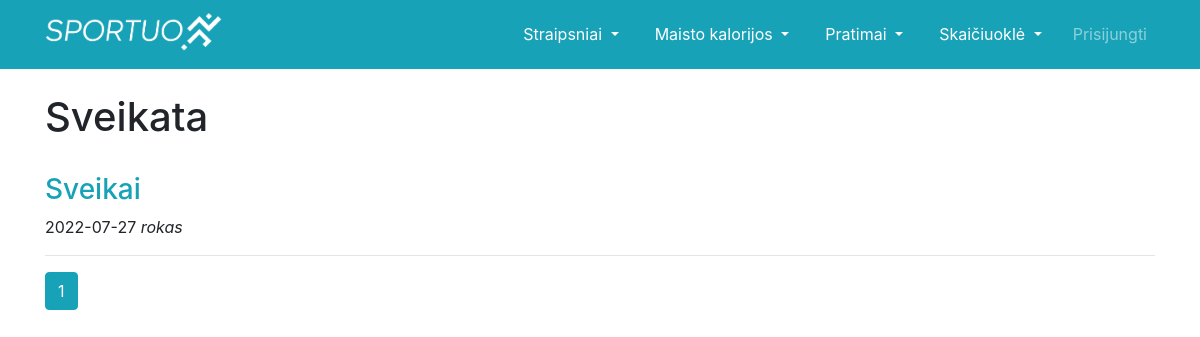
The page /straipsniai_sveikata on the database as committed earlier.
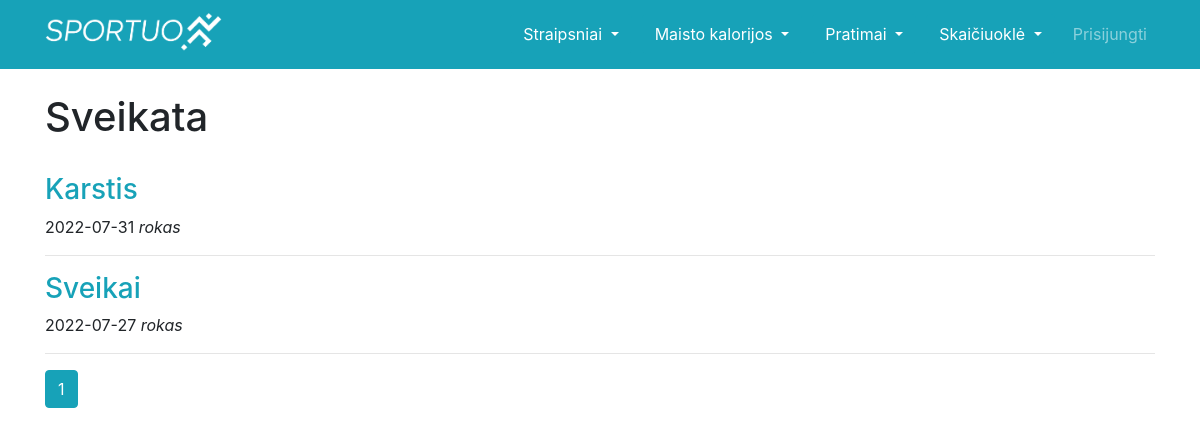
The same page on the database as committed later.
### app.py (models this page shows, shortened)
class Straipsnis(db.Model):
    __tablename__ = "straipsnis"
    id = db.Column(db.Integer, primary_key=True)
    vardas = db.Column("Vardas", db.String(), nullable=False)
    pavadinimas = db.Column("Pavadinimas", db.String(), nullable=False)
    tema = db.Column("Tema", db.String(), nullable=False)
    data = db.Column("Data", db.DateTime(), nullable=False, default=datetime.today())
    tekstas = db.Column("Tekstas", db.String(), nullable=False)

### app.py (the view)
@app.route('/straipsniai_sveikata')
def straipsniai_sveikata():
    page = request.args.get('page', 1, type=int)
    data = Straipsnis.query.filter_by(tema="Sveikata").order_by(Straipsnis.data.desc()).paginate(page=page, per_page=9)
    return render_template('straipsniai_sveikata.html', data=data, datetime=datetime)

### templates/straipsniai_sveikata.html
{% extends "base.html" %}
{% block content %}
<h1>Sveikata</h1>
<br>
{% for straipsnis in data.items %}
<h3><a href="{{ url_for('straipsnis',tema=straipsnis.tema, pavadinimas=straipsnis.pavadinimas, id=straipsnis.id) }}"
class="text-info">{{ straipsnis.pavadinimas.capitalize() }}</a></h3>
<p>{{ datetime.strftime(straipsnis.data, "%Y-%m-%d")}} <i>{{ straipsnis.vardas }}</i></p>
<hr>
{% endfor %}
{% for page_num in data.iter_pages(left_edge=1, right_edge=1, left_current=1, right_current=2) %}
  {% if page_num %}
    {% if data.page == page_num %}
      <a class="btn btn-info mb-4" href="{{ url_for('straipsniai_sveikata', page=page_num) }}">{{ page_num }}</a>
    {% else %}
      <a class="btn btn-outline-info mb-4" href="{{ url_for('straipsniai_sveikata', page=page_num) }}">{{ page_num }}</a>
    {% endif %}
  {% else %}
    ...
  {% endif %}
{% endfor %}
{% endblock %}

Rows that differ between the two databases and show on the page:
added Straipsnis: pavadinimas "Karstis", strftime "2022-07-31", vardas "rokas"
